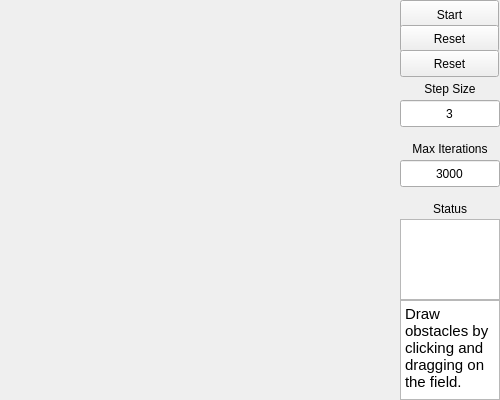
<?xml version="1.0" encoding="UTF-8"?>
<ui version="4.0">
 <class>MainWindow</class>
 <widget class="QMainWindow" name="MainWindow">
  <property name="geometry">
   <rect>
    <x>0</x>
    <y>0</y>
    <width>500</width>
    <height>400</height>
   </rect>
  </property>
  <property name="windowTitle">
   <string>RRT Simulator</string>
  </property>
  <widget class="QWidget" name="centralWidget">
   <widget class="RenderArea" name="renderArea" native="true">
    <property name="geometry">
     <rect>
      <x>0</x>
      <y>0</y>
      <width>400</width>
      <height>400</height>
     </rect>
    </property>
   </widget>
   <widget class="QPushButton" name="startButton">
    <property name="geometry">
     <rect>
      <x>400</x>
      <y>0</y>
      <width>99</width>
      <height>30</height>
     </rect>
    </property>
    <property name="text">
     <string>Start</string>
    </property>
   </widget>
   <widget class="QPushButton" name="resetButton">
    <property name="geometry">
     <rect>
      <x>400</x>
      <y>25</y>
      <width>99</width>
      <height>27</height>
     </rect>
    </property>
    <property name="text">
     <string>Reset</string>
    </property>
   </widget>
   <widget class="QPushButton" name="resetPosButton">
    <property name="geometry">
     <rect>
      <x>400</x>
      <y>50</y>
      <width>99</width>
      <height>27</height>
     </rect>
    </property>
    <property name="text">
     <string>Reset</string>
    </property>
   </widget>
   <widget class="QTextBrowser" name="textBrowser">
    <property name="geometry">
     <rect>
      <x>400</x>
      <y>300</y>
      <width>100</width>
      <height>100</height>
     </rect>
    </property>
    <property name="html">
     <string>&lt;!DOCTYPE HTML PUBLIC &quot;-//W3C//DTD HTML 4.0//EN&quot; &quot;http://www.w3.org/TR/REC-html40/strict.dtd&quot;&gt;
&lt;html&gt;&lt;head&gt;&lt;meta name=&quot;qrichtext&quot; content=&quot;1&quot; /&gt;&lt;style type=&quot;text/css&quot;&gt;
p, li { white-space: pre-wrap; }
&lt;/style&gt;&lt;/head&gt;&lt;body style=&quot; font-family:'Ubuntu'; font-size:11pt; font-weight:400; font-style:normal;&quot;&gt;
&lt;p style=&quot; margin-top:0px; margin-bottom:0px; margin-left:0px; margin-right:0px; -qt-block-indent:0; text-indent:0px;&quot;&gt;Draw obstacles by clicking and dragging on the field.&lt;/p&gt;&lt;/body&gt;&lt;/html&gt;</string>
    </property>
   </widget>
   <widget class="QLabel" name="stepSizeLabel">
    <property name="geometry">
     <rect>
      <x>400</x>
      <y>80</y>
      <width>100</width>
      <height>17</height>
     </rect>
    </property>
    <property name="text">
     <string>Step Size</string>
    </property>
    <property name="alignment">
     <set>Qt::AlignCenter</set>
    </property>
   </widget>
   <widget class="QLineEdit" name="stepSize">
    <property name="geometry">
     <rect>
      <x>400</x>
      <y>100</y>
      <width>100</width>
      <height>27</height>
     </rect>
    </property>
    <property name="text">
     <string>3</string>
    </property>
    <property name="alignment">
     <set>Qt::AlignCenter</set>
    </property>
   </widget>
   <widget class="QLabel" name="label">
    <property name="geometry">
     <rect>
      <x>400</x>
      <y>140</y>
      <width>100</width>
      <height>17</height>
     </rect>
    </property>
    <property name="text">
     <string>Max Iterations</string>
    </property>
    <property name="alignment">
     <set>Qt::AlignCenter</set>
    </property>
   </widget>
   <widget class="QLineEdit" name="maxIterations">
    <property name="geometry">
     <rect>
      <x>400</x>
      <y>160</y>
      <width>100</width>
      <height>27</height>
     </rect>
    </property>
    <property name="text">
     <string>3000</string>
    </property>
    <property name="alignment">
     <set>Qt::AlignCenter</set>
    </property>
   </widget>
   <widget class="QLabel" name="label_2">
    <property name="geometry">
     <rect>
      <x>400</x>
      <y>200</y>
      <width>100</width>
      <height>17</height>
     </rect>
    </property>
    <property name="text">
     <string>Status</string>
    </property>
    <property name="alignment">
     <set>Qt::AlignCenter</set>
    </property>
   </widget>
   <widget class="QTextBrowser" name="statusBox">
    <property name="geometry">
     <rect>
      <x>400</x>
      <y>219</y>
      <width>100</width>
      <height>81</height>
     </rect>
    </property>
   </widget>
  </widget>
 </widget>
 <layoutdefault spacing="6" margin="11"/>
 <customwidgets>
  <customwidget>
   <class>RenderArea</class>
   <extends>QWidget</extends>
   <header location="global">renderarea.h</header>
   <container>1</container>
  </customwidget>
 </customwidgets>
 <resources/>
 <connections/>
</ui>
